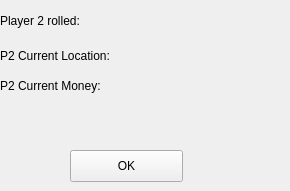
     <widget class="QWidget" name="page_11r">
      <widget class="QLabel" name="label_79">
       <property name="geometry">
        <rect>
         <x>0</x>
         <y>40</y>
         <width>171</width>
         <height>31</height>
        </rect>
       </property>
       <property name="text">
        <string>P2 Current Location:</string>
       </property>
      </widget>
      <widget class="QLabel" name="label_108">
       <property name="geometry">
        <rect>
         <x>0</x>
         <y>70</y>
         <width>111</width>
         <height>31</height>
        </rect>
       </property>
       <property name="text">
        <string>P2 Current Money:</string>
       </property>
      </widget>
      <widget class="QPushButton" name="pushButton_r1_3">
       <property name="geometry">
        <rect>
         <x>70</x>
         <y>150</y>
         <width>113</width>
         <height>32</height>
        </rect>
       </property>
       <property name="text">
        <string>OK</string>
       </property>
      </widget>
      <widget class="QLabel" name="label_r2_3">
       <property name="geometry">
        <rect>
         <x>130</x>
         <y>40</y>
         <width>151</width>
         <height>31</height>
        </rect>
       </property>
       <property name="text">
        <string/>
       </property>
      </widget>
      <widget class="QLabel" name="label_r1_3">
       <property name="geometry">
        <rect>
         <x>130</x>
         <y>10</y>
         <width>61</width>
         <height>31</height>
        </rect>
       </property>
       <property name="text">
        <string/>
       </property>
      </widget>
      <widget class="QLabel" name="label_r3_3">
       <property name="geometry">
        <rect>
         <x>140</x>
         <y>70</y>
         <width>131</width>
         <height>31</height>
        </rect>
       </property>
       <property name="text">
        <string/>
       </property>
      </widget>
      <widget class="QLabel" name="label_109">
       <property name="geometry">
        <rect>
         <x>0</x>
         <y>0</y>
         <width>101</width>
         <height>41</height>
        </rect>
       </property>
       <property name="text">
        <string>Player 2 rolled:</string>
       </property>
      </widget>
     </widget>
